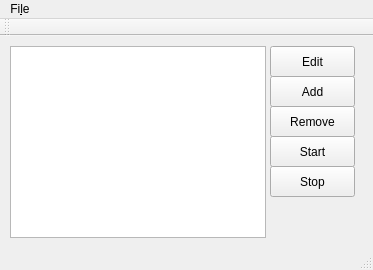
<?xml version="1.0" encoding="UTF-8"?>
<ui version="4.0">
 <class>NetGUI</class>
 <widget class="QMainWindow" name="NetGUI">
  <property name="geometry">
   <rect>
    <x>0</x>
    <y>0</y>
    <width>373</width>
    <height>270</height>
   </rect>
  </property>
  <property name="windowTitle">
   <string>NetGUI</string>
  </property>
  <widget class="QWidget" name="centralWidget">
   <widget class="QListWidget" name="NodeList">
    <property name="geometry">
     <rect>
      <x>10</x>
      <y>10</y>
      <width>256</width>
      <height>192</height>
     </rect>
    </property>
   </widget>
   <widget class="QPushButton" name="EditButton">
    <property name="geometry">
     <rect>
      <x>270</x>
      <y>10</y>
      <width>85</width>
      <height>31</height>
     </rect>
    </property>
    <property name="text">
     <string>Edit</string>
    </property>
   </widget>
   <widget class="QPushButton" name="AddButton">
    <property name="geometry">
     <rect>
      <x>270</x>
      <y>40</y>
      <width>85</width>
      <height>31</height>
     </rect>
    </property>
    <property name="text">
     <string>Add</string>
    </property>
   </widget>
   <widget class="QPushButton" name="StartButton">
    <property name="geometry">
     <rect>
      <x>270</x>
      <y>100</y>
      <width>85</width>
      <height>31</height>
     </rect>
    </property>
    <property name="text">
     <string>Start</string>
    </property>
   </widget>
   <widget class="QPushButton" name="StopButton">
    <property name="geometry">
     <rect>
      <x>270</x>
      <y>130</y>
      <width>85</width>
      <height>31</height>
     </rect>
    </property>
    <property name="text">
     <string>Stop</string>
    </property>
   </widget>
   <widget class="QPushButton" name="RemoveButton">
    <property name="geometry">
     <rect>
      <x>270</x>
      <y>70</y>
      <width>85</width>
      <height>31</height>
     </rect>
    </property>
    <property name="text">
     <string>Remove</string>
    </property>
   </widget>
  </widget>
  <widget class="QMenuBar" name="menuBar">
   <property name="geometry">
    <rect>
     <x>0</x>
     <y>0</y>
     <width>373</width>
     <height>27</height>
    </rect>
   </property>
   <widget class="QMenu" name="menuFile">
    <property name="title">
     <string>Fi&amp;le</string>
    </property>
    <addaction name="actionNew"/>
    <addaction name="actionLoad"/>
    <addaction name="actionReport"/>
   </widget>
   <addaction name="menuFile"/>
  </widget>
  <widget class="QToolBar" name="mainToolBar">
   <attribute name="toolBarArea">
    <enum>TopToolBarArea</enum>
   </attribute>
   <attribute name="toolBarBreak">
    <bool>false</bool>
   </attribute>
  </widget>
  <widget class="QStatusBar" name="statusBar"/>
  <action name="actionLoad">
   <property name="text">
    <string>&amp;Load</string>
   </property>
   <property name="statusTip">
    <string>Load a new NetKit Lab</string>
   </property>
  </action>
  <action name="actionReport">
   <property name="text">
    <string>&amp;Report</string>
   </property>
  </action>
  <action name="actionNew">
   <property name="text">
    <string>New</string>
   </property>
  </action>
 </widget>
 <layoutdefault spacing="6" margin="11"/>
 <resources/>
 <connections/>
</ui>
